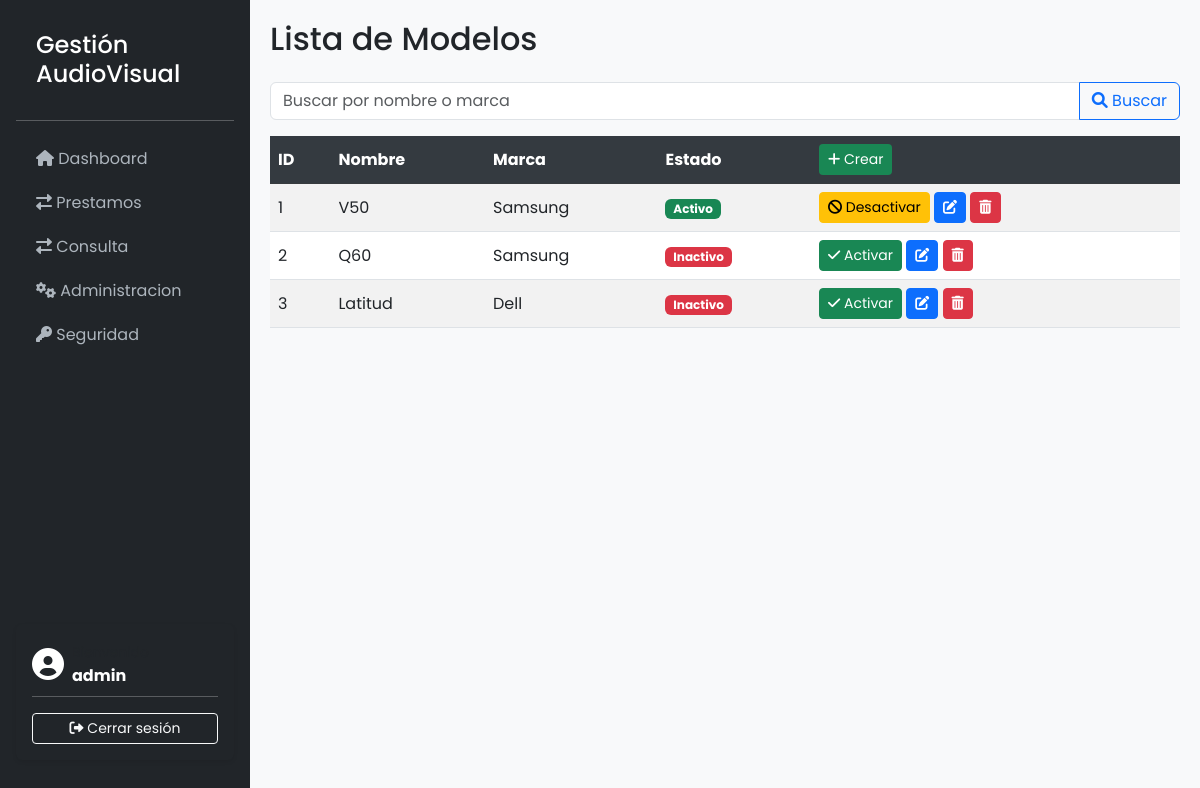
Screenshot of /modelos/ (signed in) with the database file from the repository.
### GestionAudiovisualApp/models.py (models this page shows, shortened)
class Modelo(models.Model):
    marca       = models.ForeignKey(Marca, on_delete=models.CASCADE)
    descripcion = models.CharField(max_length=100)
    estado      = models.BooleanField(default=True)

class Marca(models.Model):
    descripcion  = models.CharField(max_length=100)
    estado       = models.BooleanField(default=True)

### GestionAudiovisualApp/views.py (the view)
# urls.py: path('modelos/', ModeloListView.as_view(), name='modelo-list'),
@method_decorator(user_passes_test(is_admin), name='dispatch')
class ModeloListView(ListView):
    model = Modelo
    template_name = 'modelos/modelo_list.html'
    context_object_name = 'modelos'
    def get_queryset(self):
        queryset = Modelo.objects.all()
        query = self.request.GET.get('q')
        if query:
            queryset = queryset.filter(
                Q(descripcion__icontains=query) | Q(marca__descripcion__icontains=query)
            )
        return queryset

### GestionAudiovisualApp/views.py (called while the page is built)
def is_admin(user):
    return user.is_staff

### GestionAudiovisualApp/templates/modelos/modelo_list.html (shortened to what this page needs)
{% extends 'base.html' %}
{% block content %}
    <h2 class="mb-4">Lista de Modelos</h2>
        <form method="GET" class="mb-3">
            <div class="input-group">
                <input type="text" name="q" class="form-control" placeholder="Buscar por nombre o marca" value="{{ request.GET.q }}">
                <button class="btn btn-outline-primary" type="submit">
                    <i class="fas fa-search"></i> Buscar
                </button>
            </div>
        </form>
    <table class="table table-striped table-hover">
        <thead class="table-dark">
            <tr>
                <th>ID</th>
                <th>Nombre</th>
                <th>Marca</th>
                <th>Estado</th>
                <th>
                    <a href="{% url 'modelo-create' %}" class="btn btn-sm btn-create">
                        <i class="fas fa-plus"></i> Crear
                    </a>
                </th>
            </tr>
        </thead>
        <tbody>
            {% for modelo in modelos %}
                <tr>
                    <td>{{ modelo.pk }}</td>
                    <td>{{ modelo.descripcion }}</td>
                    <td>{{ modelo.marca.descripcion }}</td>
                    <td>
                        {% if modelo.estado %}
                            <span class="badge bg-success">Activo</span>
                        {% else %}
                            <span class="badge bg-danger">Inactivo</span>
                        {% endif %}
                    </td>
                    <td>
                        <form method="post" action="{% url 'modelo-toggle-estado' modelo.pk %}" style="display:inline;">
                            {% if modelo.estado %}
                                <button type="submit" class="btn btn-warning btn-sm">
                                    <i class="fas fa-ban"></i> Desactivar
                                </button>
                            {% else %}
                                <button type="submit" class="btn btn-success btn-sm">
                                    <i class="fas fa-check"></i> Activar
                                </button>
                            {% endif %}
                        </form>
                        <a href="{% url 'modelo-update' modelo.pk %}" class="btn btn-sm btn-primary"><i class="fas fa-edit"></i></a>
                        <a href="{% url 'modelo-delete' modelo.pk %}" class="btn btn-sm btn-danger"><i class="fas fa-trash-alt"></i></a>
                    </td>
                </tr>
            {% empty %}
                <tr>
                    <td colspan="5" class="text-center">No hay modelos disponibles.</td>
                </tr>
            {% endfor %}
        </tbody>
    </table>
{% endblock %}

### GestionAudiovisualApp/templates/base.html (shortened to what this page needs)
<!DOCTYPE html>
<html lang="es">
<head>
    <link href="https://cdn.jsdelivr.net/npm/bootstrap@5.3.0-alpha1/dist/css/bootstrap.min.css" rel="stylesheet">
    <link href="https://cdnjs.cloudflare.com/ajax/libs/font-awesome/6.0.0-beta3/css/all.min.css" rel="stylesheet">
</head>
<body>
    <nav id="sidebar" class="d-flex flex-column flex-shrink-0 p-3 bg-dark">
        <h4>Gestión AudioVisual</h4>
        <hr>
        <ul class="nav nav-pills flex-column mb-auto">
            <li class="nav-item">
                <a href="{% url 'inicio' %}" class="nav-link {% if request.resolver_match.url_name == 'inicio' %}active{% endif %}">
                  <i class="fas fa-home"></i> Dashboard
                </a>
              </li>
        <li class="nav-item">
            <a href="{% url 'prestamo-list' %}" class="nav-link {% if request.resolver_match.url_name == 'prestamo-list' %}active{% endif %}">
                <i class="fas fa-exchange-alt"></i> Prestamos
            </a>
        </li>
        <li class="nav-item">
            <a href="{% url 'consulta-criterios' %}" class="nav-link {% if request.resolver_match.url_name == 'consulta-criterios' %}active{% endif %}">
                <i class="fas fa-exchange-alt"></i> Consulta
            </a>
        </li>
        {% if user.is_authenticated and user.is_staff %}
        <li class="nav-item">
            <a href="#" class="nav-link" data-bs-toggle="collapse" data-bs-target="#submenu-administracion" aria-expanded="false" aria-controls="submenu-administracion">
                <i class="fas fa-cogs"></i> Administracion
            </a>
        </li>
        <li class="nav-item">
            <a href="#" class="nav-link" data-bs-toggle="collapse" data-bs-target="#submenu-Seguridad" aria-expanded="false" aria-controls="submenu-seguridad">
                <i class="fas fa-key"></i> Seguridad
            </a>
        </li>
        {% endif %}
    </ul>
        {% if user.is_authenticated%}
        <div class="card bg-dark text-white border-0 mb-4 p-3 shadow-sm">
            <div class="d-flex align-items-center">
                <i class="fas fa-user-circle fa-2x me-2"></i>
                <div>
                    <small class="text-muted">Bienvenido</small><br>
                    <strong>{{ request.user.username }}</strong>
                </div>
            </div>
            <hr class="bg-secondary my-2">
            <a href="{% url 'logout' %}" class="btn btn-sm btn-outline-light mt-2 w-100">
                <i class="fas fa-sign-out-alt"></i> Cerrar sesión
            </a>
        </div>
        {%endif%}
    </nav>
    <div id="content">
        {% block content %}{% endblock %}
    </div>
</body>
</html>

### GestionAudiovisualApp/templates/base.html (style rules this page uses)
body { display: flex; min-height: 100vh; font-family: 'Poppins', sans-serif; background-color: #f8f9fa; }
#sidebar { min-width: 250px; max-width: 250px; background-color: #1c1e21; color: #fff; }
#sidebar .nav-link { color: #adb5bd; padding: 10px 20px; }
#sidebar h4 { padding: 15px 20px; margin: 0; font-weight: 500; color: #fff; }
#content { flex: 1; padding: 20px; }
.btn-create { background-color: #198754; color: white; }
.table th { background-color: #343a40; color: white; }
.table td, .table th { vertical-align: middle; }

### rows the page displays
Modelo: pk "1", descripcion "V50", marca.descripcion "Samsung", estado "Activo"
Modelo: pk "2", descripcion "Q60", marca.descripcion "Samsung", estado "Inactivo"
Modelo: pk "3", descripcion "Latitud", marca.descripcion "Dell", estado "Inactivo"

### other values shown
{{ request.user.username }} "admin"
